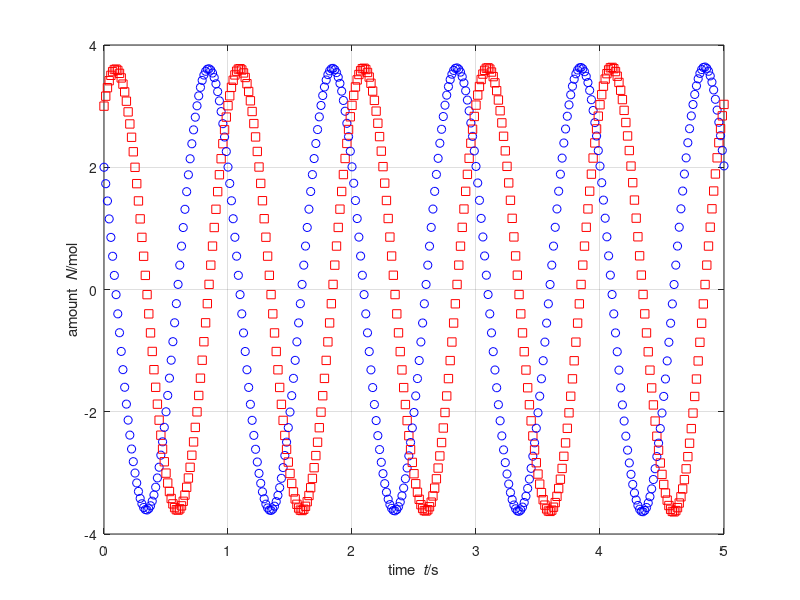

The MATLAB script that drew this image:
%%% Numerical time integration of imaginary chemical reaction

%% Constants
lambda = 6.283; % s^-1: conversion rate

%% Initial conditions
t = 0; % s: initial time
Nu = 2; % mol: volume content substance u
Nv = 3; % mol: volume content substance v

%% Boundary conditions
Ju = 0; % mol/s: influx substance u
Jv = 0; % mol/s: influx substance v

%% Time-iteration parameters
t1 = 5; % s: duration of time integration
dt = 0.0001; % s: time step %@

%% Plotting
dtplot = t1/360; % time interval between plots
tplot = dtplot; % time for next plot
figure
plot(t, Nu, 'ob')
xlim([0, t1])
xlabel('time {\it t}/s'); ylabel('amount {\it N}/mol')
grid on; hold on
plot(t, Nv, 'sr') %@

%% Numerical time integration
while t < t1
  %% constitutive relations
  Au = -lambda * Nv;
  Av = lambda * Nu;

  %% step forward in time with balance laws
  t = t + dt;
  Nu = Nu + (Ju + Au) * dt;
  Nv = Nv + (Jv + Av) * dt; %@

  %% plot
  if t > tplot
    plot(t, Nu, 'ob')
    plot(t, Nv, 'sr')
    pause(0)
    tplot = tplot + dtplot;
  end %@
end
